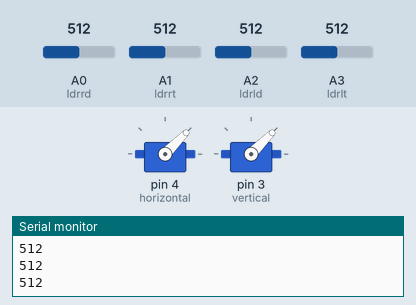
Recording of a sketch running on a simulated Arduino Uno, built with avr-gcc and run on an emulated ATmega328P. Parts: 2 × servo, the last lines printed to the serial monitor. Inputs (shaded band) come from the test bench; at power-on: A2 (ldrld) = 512, A0 (ldrrd) = 512, A3 (ldrlt) = 512, A1 (ldrrt) = 512.

Above: at 4.2 s.
4.3 s: A2 (ldrld) set to 598
5.8 s: A2 (ldrld) set to 630
At 5.96 s:
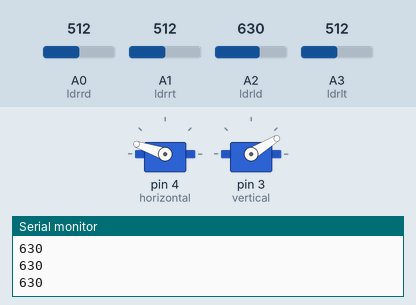
8.1 s: A0 (ldrrd) set to 303
9.6 s: A0 (ldrrd) set to 281
At 10.06 s:
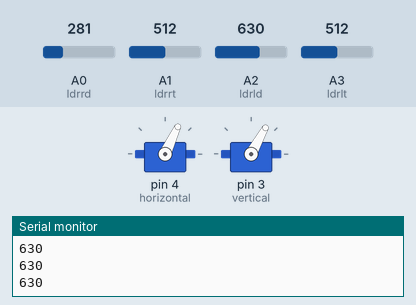
At 11.5 s:
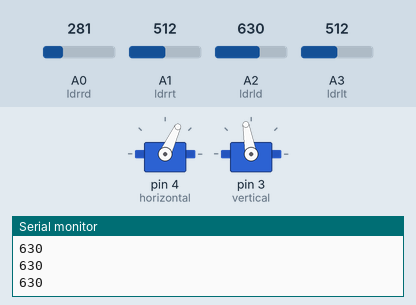
11.8 s: A3 (ldrlt) set to 312
13.3 s: A3 (ldrlt) set to 280
At 14.4 s:
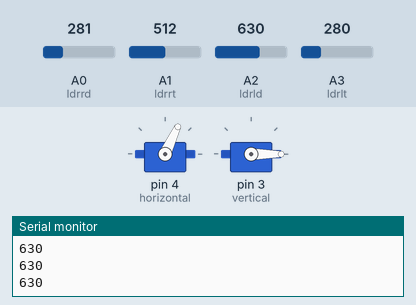
Timing chart, 0 to 16.3 s (numbered marks = the images above; inputs shaded):
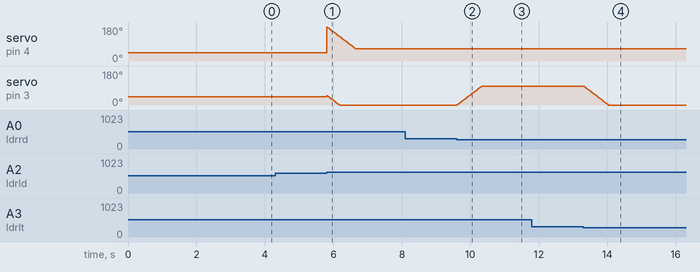

Measured:
- the behaviour switches between 613 and 614 on A2 (ldrld) (found by bisection; images 0 and 1)
- the behaviour switches between 294 and 293 on A0 (ldrrd) (found by bisection; images 1 and 2)
- the behaviour switches between 298 and 297 on A3 (ldrlt) (found by bisection; images 3 and 4)
- after the input at 9.6 s, servo on pin 3 (vertical): moves from 0° to 100° over 0.72 s, starting at once
- after the input at 13.3 s, servo on pin 3 (vertical): moves from 100° to 0° over 0.72 s, starting at once

The sketch:

Solar_Tracker.ino
```cpp
#include <Servo.h> // include Servo library

// 180 horizontal max value
Servo horizontal; // horizontal servo
int servoh = 180;   // 90;     // stand horizontal servo

int servohLimitHigh = 180;
int servohLimitLow = 65;

// 65 vertical max value
Servo vertical;   // vertical servo
int servov =50;    //   90;     // stand vertical servo

int servovLimitHigh = 100;
int servovLimitLow = 0;


// LDR pin connections
int ldrld = 2; //LDR down left
int ldrlt = 3; //LDR top left
int ldrrt = 1; //LDR top right
int ldrrd = 0; //LDR down right

void setup()
{
  Serial.begin(9600);
// name.attacht(pin);
  horizontal.attach(4);
  vertical.attach(3);
  horizontal.write(45);
  vertical.write(45);
  delay(3000);
}

void loop()
{
  int lt = analogRead(ldrlt); // top left
  int rt = analogRead(ldrrt); // top right
  int ld = analogRead(ldrld); // down left
  int rd = analogRead(ldrrd); // down rigt

  int tol = 50;

  int avt = (lt + rt) / 2; // average value top
  int avd = (ld + rd) / 2; // average value down
  int avl = (lt + ld) / 2; // average value left
  int avr = (rt + rd) / 2; // average value right

  int dvert = avt - avd; // check the difference of up and down
  int dhoriz = avl - avr;// check the difference og left and rigt


  Serial.println(ld);
  Serial.println();


  if (-1*tol > dvert || dvert > tol) // check if the difference is in the tolerance else change vertical angle
  {
  if (avt > avd)
  {
    servov = ++servov;
     if (servov > servovLimitHigh)
     {
      servov = servovLimitHigh;
     }
  }
  else if (avt < avd)
  {
    servov= --servov;
    if (servov < servovLimitLow)
  {
    servov = servovLimitLow;
  }
  }
  vertical.write(servov);
  }

  if (-1*tol > dhoriz || dhoriz > tol) // check if the difference is in the tolerance else change horizontal angle
  {
  if (avl > avr)
  {
    servoh = --servoh;
    if (servoh < servohLimitLow)
    {
    servoh = servohLimitLow;
    }
  }
  else if (avl < avr)
  {
    servoh = ++servoh;
     if (servoh > servohLimitHigh)
     {
     servoh = servohLimitHigh;
     }
  }
  else if (avl = avr)
  {
    // nothing
  }
  horizontal.write(servoh);
  }
}
```
